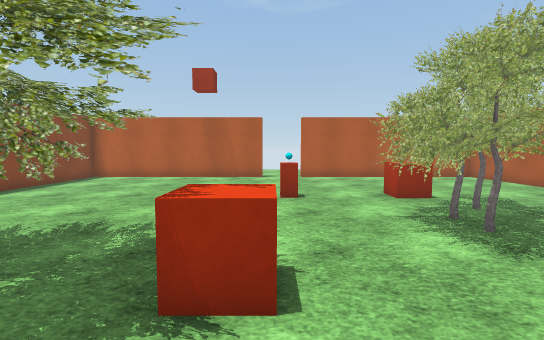
[1] (above)

12 first-person views from a walk through a Unity game level. The camera is 1.4 m above the floor, tilts 4° down and sees 85° across. The floor is counted in squares, 1 m on a side. Each view is taken from the middle of a square. On the plan, view 1 faces up. The plan holds only what a view shows up to about 14 squares ahead; the rest is blank. The player is left out. Some surface patterns are stand-ins.

[2]
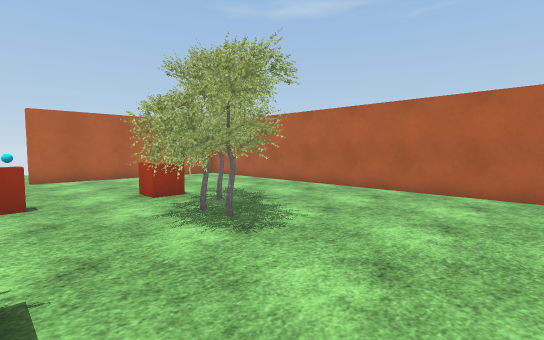

[3]
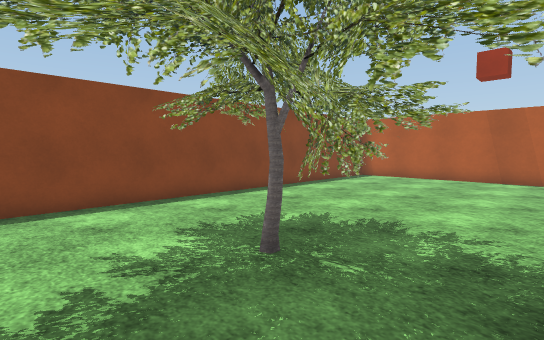

[4]
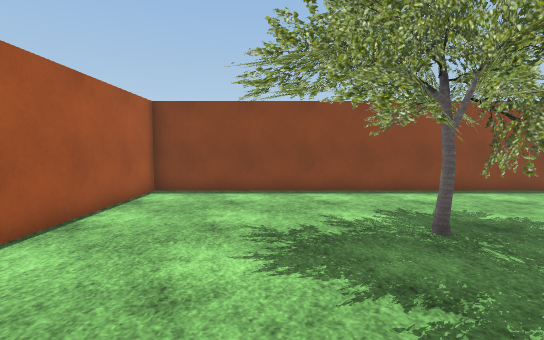

[5]
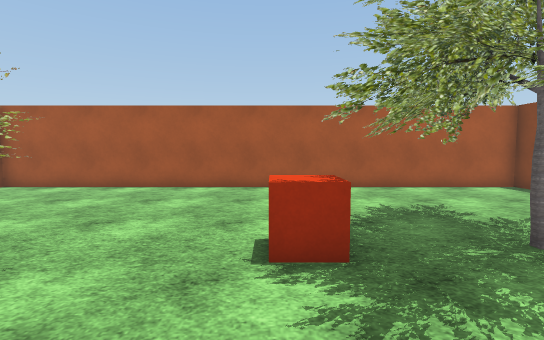

[6]
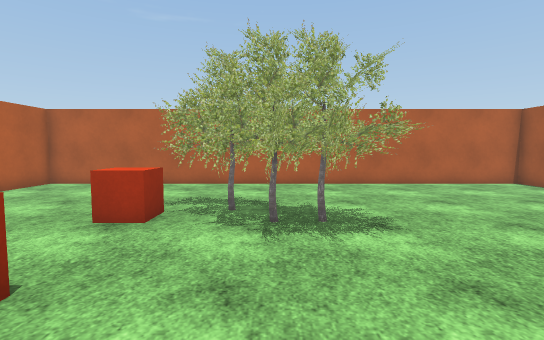

[7]
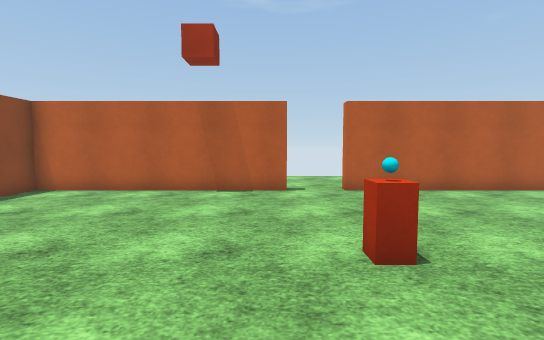

[8]
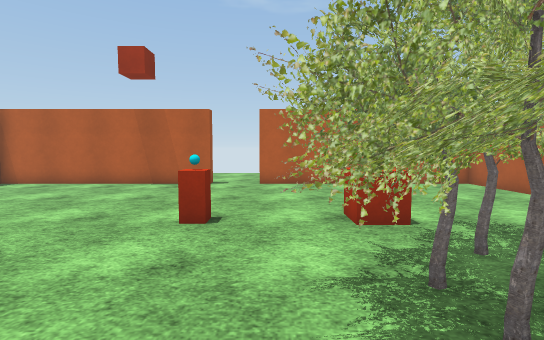

[9]
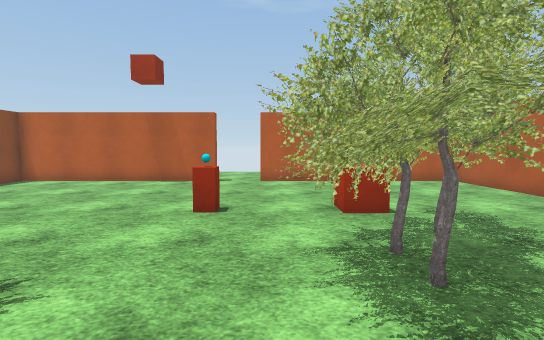

[10]
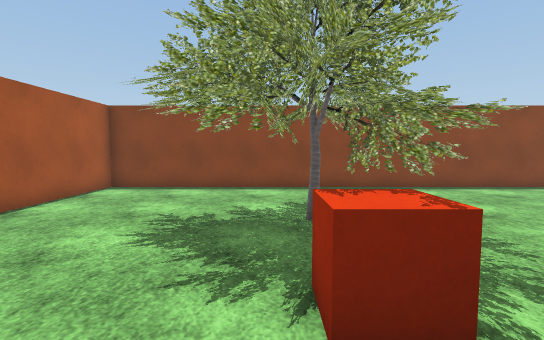

[11]
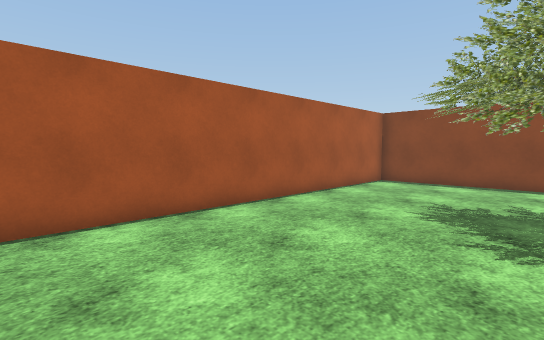

[12]
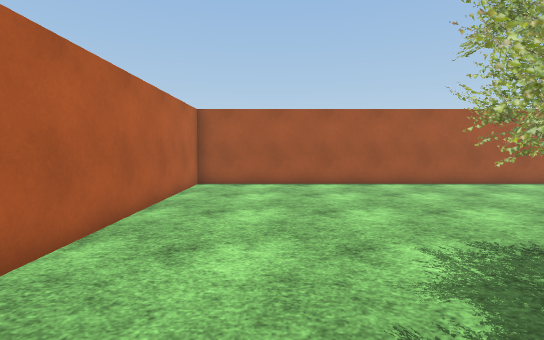

### Floor plan
Key: @ floor where view 1 was taken; # wall or solid block; . floor; B block; C cyan ball; U cube; T tree.
Columns run from 9 left of view 1 to 10 right of it. Each row starts with its distance up from view 1.
 19          ...
 18          ...
 17          ...
 16          ...
 15 #########..#########
 14 #..................#
 13 #..................#
 12 #..................#
 11 #..................#
 10 #..................#
  9 #........BC..U.....#
  8 #........... U.T...#
  7 #...........TTTT...#
  6 #....T.....TTTTT...#
  5 #....TT....TTTT....#
  4 #...TTT....TTT.....#
  3 #....TT.#U.........#
  2 #...T.TT...........#
  1 #...T..T...........#
  0 #........@.........#
 -1 #..................#
 -2 #..................#
 -3 #..................#
 -4 ####################

Positions as (right, up) in squares from view 1, and headings:
1: (0, 0), facing up
2: (0, 0), facing up-right
3: (-1, 0), facing up-left
4: (1, 0), facing left
5: (0, 7), facing down
6: (-2, 6), facing right
7: (-1, 5), facing up
8: (2, 3), facing up
9: (2, 2), facing up
10: (2, 2), facing left
11: (4, 2), facing down-left
12: (7, 8), facing down
